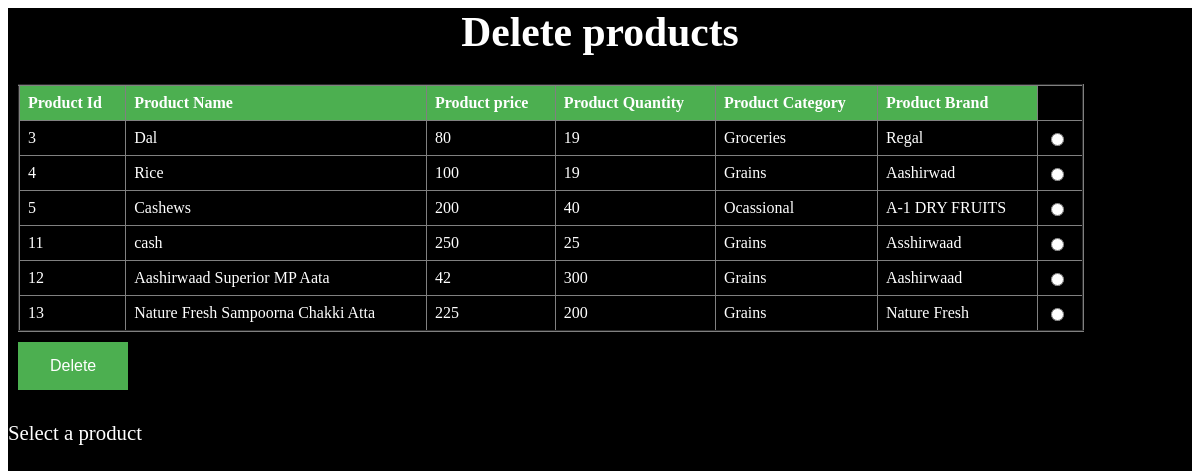
The page /delpro.php on the database its author committed.
### tables this page shows
CREATE TABLE `product` (
  `productid` int(255) NOT NULL,
  `pname` varchar(255) NOT NULL,
  `pprice` int(255) NOT NULL,
  `pquantity` int(255) NOT NULL,
  `pcategory` varchar(255) NOT NULL,
  `pbrand` varchar(255) NOT NULL,
  `pimage` varchar(255) NOT NULL
);

### delpro.php (the view, shortened to what this page needs)
<html>
<head>
<body>
<div class="container">
<h1 align="center">Delete products</h1>
<form action="" method="post">
<?php
	include_once("dbconfig1.php");
	$sql="select * from product order by productid";
	$result = $conn->query($sql);
		if ($result->num_rows > 0)
		{
		    echo '<div class="display"><table border="2">
	    	<thead>
			<tr>
			<th>Product Id</th>
			<th>Product Name</th>
			<th>Product price</th>
			<th>Product Quantity</th>
			<th>Product Category</th>
			<th>Product Brand </th>
			</tr>
			</thead>
			<tbody>';
			while($row = $result->fetch_assoc()) {
				 echo '<tr><td>'. $row["productid"].'</td>';
				 echo '<td>'. $row["pname"].'</td>';
				 echo '<td>'. $row["pprice"].'</td>';
				 echo '<td>'. $row["pquantity"].'</td>';
				 echo '<td>'. $row["pcategory"].'</td>';
				 echo '<td>'. $row["pbrand"].'</td>';
				 ?>
				 <td><font color="black"><input name="selector" type="radio" value="<?php echo $row['productid']; ?>"></font></td>
				 <?php
     			echo '</tr>';
			}
			echo '</tbody>'.'</table>'.'</div>';
		}
		?>
		<input type="submit" class="button" value="Delete" name="eb">
		</form>
		<?php
			if(isset($_POST['eb']) && !empty($_POST['selector']))
			{
				$selector=$_POST['selector'];
				$sql2 = "DELETE from product WHERE productid='$selector'";
				if(mysqli_query($conn,$sql2))
								{
									echo '<script>alert("Record Deleted")</script>';
								}
								else
								{
									echo mysqli_error($conn);
								}
			}
			else{
				echo "Select a product";
			}
		?>
		</div>
	</body>
	</html>

### delpro.php (style rules this page uses)
.button { background-color: #4CAF50; border: none; color: white; padding: 15px 32px; text-align: center; text-decoration: none; display: inline-block; font-size: 16px; margin: 10px; cursor: pointer; }
.container { height:100%; background-color:black; color:white; margin:0px; }
table { border-collapse: collapse; width: 90%; margin-left:10px; }
th, td { text-align: left; padding: 8px; color:white; }
th { background-color: #4CAF50; color: white; }
body { font-size:1.3em; }

### rows shown on the page
product: productid "3", pname "Dal", pprice "80", pquantity "19", pcategory "Groceries", pbrand "Regal"
product: productid "4", pname "Rice", pprice "100", pquantity "19", pcategory "Grains", pbrand "Aashirwad"
product: productid "5", pname "Cashews", pprice "200", pquantity "40", pcategory "Ocassional", pbrand "A-1 DRY FRUITS"
product: productid "11", pname "cash", pprice "250", pquantity "25", pcategory "Grains", pbrand "Asshirwaad"
product: productid "12", pname "Aashirwaad Superior MP Aata", pprice "42", pquantity "300", pcategory "Grains", pbrand "Aashirwaad"
product: productid "13", pname "Nature Fresh Sampoorna Chakki Atta", pprice "225", pquantity "200", pcategory "Grains", pbrand "Nature Fresh"
